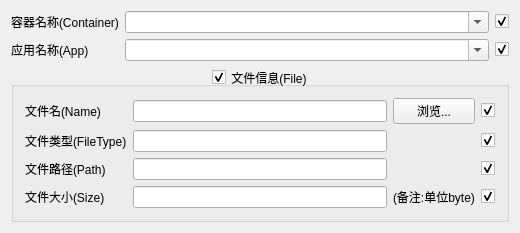
<?xml version="1.0" encoding="UTF-8"?>
<ui version="4.0">
 <class>CTcpEdgeTestDataView_AppSetCfgFileReq</class>
 <widget class="QWidget" name="CTcpEdgeTestDataView_AppSetCfgFileReq">
  <property name="geometry">
   <rect>
    <x>0</x>
    <y>0</y>
    <width>520</width>
    <height>229</height>
   </rect>
  </property>
  <property name="windowTitle">
   <string>CTcpEdgeTestDataView_TimeReadReq</string>
  </property>
  <layout class="QGridLayout" name="gridLayout">
   <item row="1" column="1">
    <widget class="QLabel" name="label_2">
     <property name="text">
      <string>应用名称(App)</string>
     </property>
    </widget>
   </item>
   <item row="0" column="1">
    <widget class="QLabel" name="label">
     <property name="text">
      <string>容器名称(Container)</string>
     </property>
    </widget>
   </item>
   <item row="0" column="3">
    <widget class="QCheckBox" name="__Container__">
     <property name="text">
      <string/>
     </property>
     <property name="checked">
      <bool>true</bool>
     </property>
    </widget>
   </item>
   <item row="1" column="3">
    <widget class="QCheckBox" name="__App__">
     <property name="text">
      <string/>
     </property>
     <property name="checked">
      <bool>true</bool>
     </property>
    </widget>
   </item>
   <item row="2" column="1" colspan="3">
    <widget class="QGroupBox" name="_File_">
     <property name="title">
      <string>文件信息(File)</string>
     </property>
     <property name="alignment">
      <set>Qt::AlignCenter</set>
     </property>
     <property name="checkable">
      <bool>true</bool>
     </property>
     <layout class="QGridLayout" name="gridLayout_2">
      <item row="2" column="3">
       <widget class="QCheckBox" name="__Path__">
        <property name="text">
         <string/>
        </property>
        <property name="checked">
         <bool>true</bool>
        </property>
       </widget>
      </item>
      <item row="0" column="2">
       <widget class="QPushButton" name="btnName">
        <property name="text">
         <string>浏览...</string>
        </property>
       </widget>
      </item>
      <item row="3" column="0">
       <widget class="QLabel" name="label_10">
        <property name="text">
         <string>文件大小(Size)</string>
        </property>
       </widget>
      </item>
      <item row="0" column="3">
       <widget class="QCheckBox" name="__Name__">
        <property name="text">
         <string/>
        </property>
        <property name="checked">
         <bool>true</bool>
        </property>
       </widget>
      </item>
      <item row="2" column="1">
       <widget class="QLineEdit" name="_Path_"/>
      </item>
      <item row="3" column="1">
       <widget class="QLineEdit" name="_Size_"/>
      </item>
      <item row="1" column="1">
       <widget class="QLineEdit" name="_FileType_"/>
      </item>
      <item row="2" column="0">
       <widget class="QLabel" name="label_11">
        <property name="text">
         <string>文件路径(Path)</string>
        </property>
       </widget>
      </item>
      <item row="0" column="1">
       <widget class="QLineEdit" name="_Name_"/>
      </item>
      <item row="1" column="0">
       <widget class="QLabel" name="label_12">
        <property name="text">
         <string>文件类型(FileType)</string>
        </property>
       </widget>
      </item>
      <item row="1" column="3">
       <widget class="QCheckBox" name="__FileType__">
        <property name="text">
         <string/>
        </property>
        <property name="checked">
         <bool>true</bool>
        </property>
       </widget>
      </item>
      <item row="3" column="3">
       <widget class="QCheckBox" name="__Size__">
        <property name="text">
         <string/>
        </property>
        <property name="checked">
         <bool>true</bool>
        </property>
       </widget>
      </item>
      <item row="0" column="0">
       <widget class="QLabel" name="label_13">
        <property name="text">
         <string>文件名(Name)</string>
        </property>
       </widget>
      </item>
      <item row="3" column="2">
       <widget class="QLabel" name="label_14">
        <property name="text">
         <string>(备注:单位byte)</string>
        </property>
       </widget>
      </item>
     </layout>
    </widget>
   </item>
   <item row="0" column="2">
    <widget class="QComboBox" name="_Container_">
     <property name="sizePolicy">
      <sizepolicy hsizetype="Expanding" vsizetype="Fixed">
       <horstretch>0</horstretch>
       <verstretch>0</verstretch>
      </sizepolicy>
     </property>
     <property name="editable">
      <bool>true</bool>
     </property>
    </widget>
   </item>
   <item row="1" column="2">
    <widget class="QComboBox" name="_App_">
     <property name="editable">
      <bool>true</bool>
     </property>
    </widget>
   </item>
  </layout>
 </widget>
 <layoutdefault spacing="6" margin="11"/>
 <resources/>
 <connections/>
</ui>
